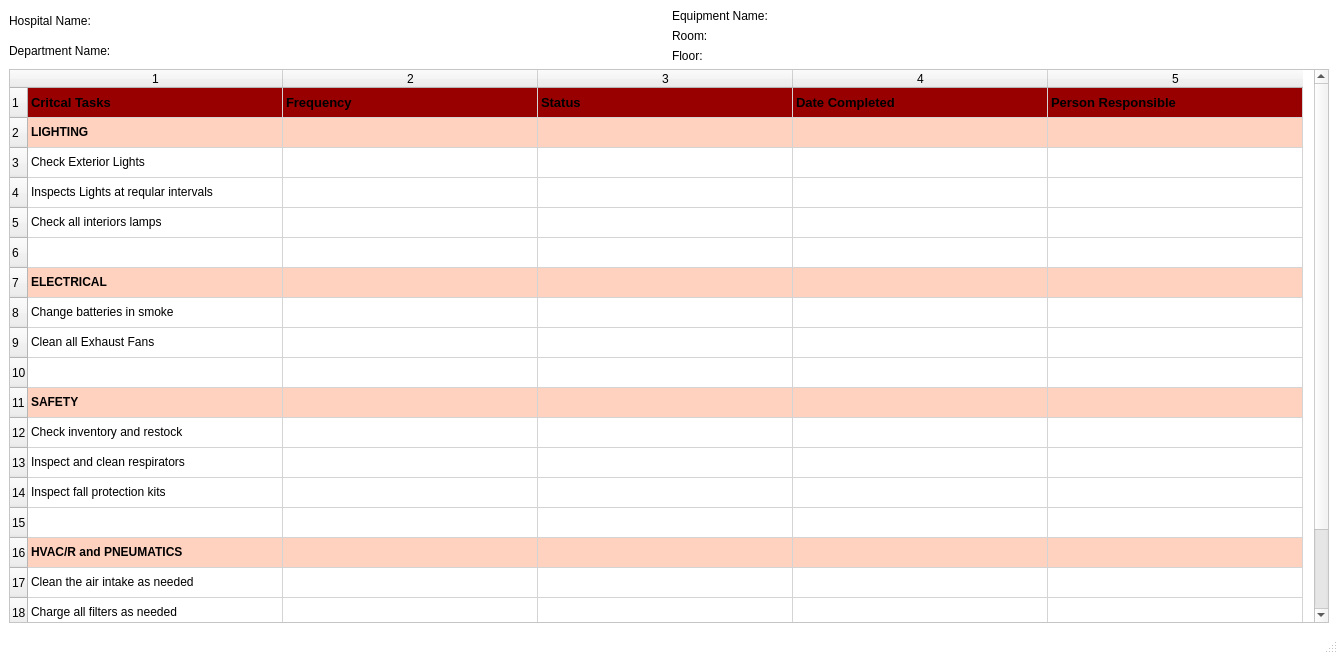
<?xml version="1.0" encoding="UTF-8"?>
<ui version="4.0">
 <class>MainWindow</class>
 <widget class="QMainWindow" name="MainWindow">
  <property name="geometry">
   <rect>
    <x>0</x>
    <y>0</y>
    <width>1338</width>
    <height>654</height>
   </rect>
  </property>
  <property name="palette">
   <palette>
    <active>
     <colorrole role="Base">
      <brush brushstyle="SolidPattern">
       <color alpha="255">
        <red>255</red>
        <green>255</green>
        <blue>255</blue>
       </color>
      </brush>
     </colorrole>
     <colorrole role="Window">
      <brush brushstyle="SolidPattern">
       <color alpha="255">
        <red>255</red>
        <green>255</green>
        <blue>255</blue>
       </color>
      </brush>
     </colorrole>
    </active>
    <inactive>
     <colorrole role="Base">
      <brush brushstyle="SolidPattern">
       <color alpha="255">
        <red>255</red>
        <green>255</green>
        <blue>255</blue>
       </color>
      </brush>
     </colorrole>
     <colorrole role="Window">
      <brush brushstyle="SolidPattern">
       <color alpha="255">
        <red>255</red>
        <green>255</green>
        <blue>255</blue>
       </color>
      </brush>
     </colorrole>
    </inactive>
    <disabled>
     <colorrole role="Base">
      <brush brushstyle="SolidPattern">
       <color alpha="255">
        <red>255</red>
        <green>255</green>
        <blue>255</blue>
       </color>
      </brush>
     </colorrole>
     <colorrole role="Window">
      <brush brushstyle="SolidPattern">
       <color alpha="255">
        <red>255</red>
        <green>255</green>
        <blue>255</blue>
       </color>
      </brush>
     </colorrole>
    </disabled>
   </palette>
  </property>
  <property name="windowTitle">
   <string>PPM</string>
  </property>
  <widget class="QWidget" name="centralwidget">
   <layout class="QVBoxLayout" name="verticalLayout_4">
    <item>
     <layout class="QHBoxLayout" name="horizontalLayout">
      <item>
       <layout class="QVBoxLayout" name="verticalLayout">
        <item>
         <layout class="QHBoxLayout" name="horizontalLayout_3">
          <item>
           <widget class="QLabel" name="label">
            <property name="sizePolicy">
             <sizepolicy hsizetype="Fixed" vsizetype="Preferred">
              <horstretch>0</horstretch>
              <verstretch>0</verstretch>
             </sizepolicy>
            </property>
            <property name="text">
             <string>Hospital Name:</string>
            </property>
           </widget>
          </item>
          <item>
           <widget class="QLabel" name="hospital">
            <property name="text">
             <string/>
            </property>
           </widget>
          </item>
         </layout>
        </item>
        <item>
         <layout class="QHBoxLayout" name="horizontalLayout_6">
          <item>
           <widget class="QLabel" name="label_6">
            <property name="sizePolicy">
             <sizepolicy hsizetype="Fixed" vsizetype="Fixed">
              <horstretch>0</horstretch>
              <verstretch>0</verstretch>
             </sizepolicy>
            </property>
            <property name="text">
             <string>Department Name: </string>
            </property>
           </widget>
          </item>
          <item>
           <widget class="QLabel" name="department">
            <property name="text">
             <string/>
            </property>
           </widget>
          </item>
         </layout>
        </item>
       </layout>
      </item>
      <item>
       <layout class="QVBoxLayout" name="verticalLayout_2">
        <item>
         <layout class="QHBoxLayout" name="horizontalLayout_7">
          <item>
           <widget class="QLabel" name="label_7">
            <property name="sizePolicy">
             <sizepolicy hsizetype="Fixed" vsizetype="Fixed">
              <horstretch>0</horstretch>
              <verstretch>0</verstretch>
             </sizepolicy>
            </property>
            <property name="text">
             <string>Equipment Name:</string>
            </property>
           </widget>
          </item>
          <item>
           <widget class="QLabel" name="equipment">
            <property name="text">
             <string/>
            </property>
           </widget>
          </item>
         </layout>
        </item>
        <item>
         <layout class="QHBoxLayout" name="horizontalLayout_11">
          <item>
           <widget class="QLabel" name="label_11">
            <property name="sizePolicy">
             <sizepolicy hsizetype="Fixed" vsizetype="Fixed">
              <horstretch>0</horstretch>
              <verstretch>0</verstretch>
             </sizepolicy>
            </property>
            <property name="text">
             <string>Room: </string>
            </property>
           </widget>
          </item>
          <item>
           <widget class="QLabel" name="room">
            <property name="text">
             <string/>
            </property>
           </widget>
          </item>
         </layout>
        </item>
        <item>
         <layout class="QHBoxLayout" name="horizontalLayout_8">
          <item>
           <widget class="QLabel" name="label_8">
            <property name="sizePolicy">
             <sizepolicy hsizetype="Fixed" vsizetype="Fixed">
              <horstretch>0</horstretch>
              <verstretch>0</verstretch>
             </sizepolicy>
            </property>
            <property name="text">
             <string>Floor: </string>
            </property>
           </widget>
          </item>
          <item>
           <widget class="QLabel" name="floor">
            <property name="text">
             <string/>
            </property>
           </widget>
          </item>
         </layout>
        </item>
       </layout>
      </item>
     </layout>
    </item>
    <item>
     <layout class="QVBoxLayout" name="verticalLayout_3">
      <item>
       <layout class="QHBoxLayout" name="horizontalLayout_2"/>
      </item>
      <item>
       <widget class="QTableWidget" name="tableWidget">
        <property name="palette">
         <palette>
          <active>
           <colorrole role="Highlight">
            <brush brushstyle="SolidPattern">
             <color alpha="255">
              <red>255</red>
              <green>210</green>
              <blue>192</blue>
             </color>
            </brush>
           </colorrole>
           <colorrole role="HighlightedText">
            <brush brushstyle="SolidPattern">
             <color alpha="255">
              <red>0</red>
              <green>0</green>
              <blue>0</blue>
             </color>
            </brush>
           </colorrole>
          </active>
          <inactive>
           <colorrole role="Highlight">
            <brush brushstyle="SolidPattern">
             <color alpha="255">
              <red>255</red>
              <green>210</green>
              <blue>192</blue>
             </color>
            </brush>
           </colorrole>
           <colorrole role="HighlightedText">
            <brush brushstyle="SolidPattern">
             <color alpha="255">
              <red>0</red>
              <green>0</green>
              <blue>0</blue>
             </color>
            </brush>
           </colorrole>
          </inactive>
          <disabled>
           <colorrole role="Highlight">
            <brush brushstyle="SolidPattern">
             <color alpha="255">
              <red>0</red>
              <green>120</green>
              <blue>215</blue>
             </color>
            </brush>
           </colorrole>
           <colorrole role="HighlightedText">
            <brush brushstyle="SolidPattern">
             <color alpha="255">
              <red>0</red>
              <green>0</green>
              <blue>0</blue>
             </color>
            </brush>
           </colorrole>
          </disabled>
         </palette>
        </property>
        <property name="rowCount">
         <number>20</number>
        </property>
        <property name="columnCount">
         <number>5</number>
        </property>
        <attribute name="horizontalHeaderDefaultSectionSize">
         <number>255</number>
        </attribute>
        <row/>
        <row/>
        <row/>
        <row/>
        <row/>
        <row/>
        <row/>
        <row/>
        <row/>
        <row/>
        <row/>
        <row/>
        <row/>
        <row/>
        <row/>
        <row/>
        <row/>
        <row/>
        <row/>
        <row/>
        <column/>
        <column/>
        <column/>
        <column/>
        <column/>
        <item row="0" column="0">
         <property name="text">
          <string>Critcal Tasks</string>
         </property>
         <property name="font">
          <font>
           <pointsize>10</pointsize>
           <weight>75</weight>
           <bold>true</bold>
          </font>
         </property>
         <property name="background">
          <brush brushstyle="SolidPattern">
           <color alpha="255">
            <red>152</red>
            <green>0</green>
            <blue>0</blue>
           </color>
          </brush>
         </property>
         <property name="foreground">
          <brush brushstyle="NoBrush">
           <color alpha="255">
            <red>255</red>
            <green>255</green>
            <blue>255</blue>
           </color>
          </brush>
         </property>
        </item>
        <item row="0" column="1">
         <property name="text">
          <string>Frequency</string>
         </property>
         <property name="font">
          <font>
           <pointsize>10</pointsize>
           <weight>75</weight>
           <bold>true</bold>
          </font>
         </property>
         <property name="background">
          <brush brushstyle="SolidPattern">
           <color alpha="255">
            <red>152</red>
            <green>0</green>
            <blue>0</blue>
           </color>
          </brush>
         </property>
         <property name="foreground">
          <brush brushstyle="NoBrush">
           <color alpha="255">
            <red>255</red>
            <green>255</green>
            <blue>255</blue>
           </color>
          </brush>
         </property>
        </item>
        <item row="0" column="2">
         <property name="text">
          <string>Status</string>
         </property>
         <property name="font">
          <font>
           <pointsize>10</pointsize>
           <weight>75</weight>
           <bold>true</bold>
          </font>
         </property>
         <property name="background">
          <brush brushstyle="SolidPattern">
           <color alpha="255">
            <red>152</red>
            <green>0</green>
            <blue>0</blue>
           </color>
          </brush>
         </property>
         <property name="foreground">
          <brush brushstyle="NoBrush">
           <color alpha="255">
            <red>255</red>
            <green>255</green>
            <blue>255</blue>
           </color>
          </brush>
         </property>
        </item>
        <item row="0" column="3">
         <property name="text">
          <string>Date Completed</string>
         </property>
         <property name="font">
          <font>
           <pointsize>10</pointsize>
           <weight>75</weight>
           <bold>true</bold>
          </font>
         </property>
         <property name="background">
          <brush brushstyle="SolidPattern">
           <color alpha="255">
            <red>152</red>
            <green>0</green>
            <blue>0</blue>
           </color>
          </brush>
         </property>
         <property name="foreground">
          <brush brushstyle="NoBrush">
           <color alpha="255">
            <red>255</red>
            <green>255</green>
            <blue>255</blue>
           </color>
          </brush>
         </property>
        </item>
        <item row="0" column="4">
         <property name="text">
          <string>Person Responsible</string>
         </property>
         <property name="font">
          <font>
           <pointsize>10</pointsize>
           <weight>75</weight>
           <bold>true</bold>
          </font>
         </property>
         <property name="background">
          <brush brushstyle="SolidPattern">
           <color alpha="255">
            <red>152</red>
            <green>0</green>
            <blue>0</blue>
           </color>
          </brush>
         </property>
         <property name="foreground">
          <brush brushstyle="NoBrush">
           <color alpha="255">
            <red>255</red>
            <green>255</green>
            <blue>255</blue>
           </color>
          </brush>
         </property>
        </item>
        <item row="1" column="0">
         <property name="text">
          <string>LIGHTING</string>
         </property>
         <property name="font">
          <font>
           <weight>75</weight>
           <bold>true</bold>
          </font>
         </property>
         <property name="background">
          <brush brushstyle="SolidPattern">
           <color alpha="255">
            <red>255</red>
            <green>210</green>
            <blue>192</blue>
           </color>
          </brush>
         </property>
        </item>
        <item row="1" column="1">
         <property name="text">
          <string/>
         </property>
         <property name="background">
          <brush brushstyle="SolidPattern">
           <color alpha="255">
            <red>255</red>
            <green>210</green>
            <blue>192</blue>
           </color>
          </brush>
         </property>
        </item>
        <item row="1" column="2">
         <property name="text">
          <string/>
         </property>
         <property name="background">
          <brush brushstyle="SolidPattern">
           <color alpha="255">
            <red>255</red>
            <green>210</green>
            <blue>192</blue>
           </color>
          </brush>
         </property>
        </item>
        <item row="1" column="3">
         <property name="text">
          <string/>
         </property>
         <property name="background">
          <brush brushstyle="SolidPattern">
           <color alpha="255">
            <red>255</red>
            <green>210</green>
            <blue>192</blue>
           </color>
          </brush>
         </property>
        </item>
        <item row="1" column="4">
         <property name="text">
          <string/>
         </property>
         <property name="background">
          <brush brushstyle="SolidPattern">
           <color alpha="255">
            <red>255</red>
            <green>210</green>
            <blue>192</blue>
           </color>
          </brush>
         </property>
        </item>
        <item row="2" column="0">
         <property name="text">
          <string>Check Exterior Lights</string>
         </property>
        </item>
        <item row="2" column="1">
         <property name="text">
          <string/>
         </property>
        </item>
        <item row="2" column="2">
         <property name="text">
          <string/>
         </property>
        </item>
        <item row="2" column="3">
         <property name="text">
          <string/>
         </property>
        </item>
        <item row="2" column="4">
         <property name="text">
          <string/>
         </property>
        </item>
        <item row="3" column="0">
         <property name="text">
          <string>Inspects Lights at reqular intervals</string>
         </property>
        </item>
        <item row="3" column="1">
         <property name="text">
          <string/>
         </property>
        </item>
        <item row="3" column="2">
         <property name="text">
          <string/>
         </property>
        </item>
        <item row="3" column="3">
         <property name="text">
          <string/>
         </property>
        </item>
        <item row="3" column="4">
         <property name="text">
          <string/>
         </property>
        </item>
        <item row="4" column="0">
         <property name="text">
          <string>Check all interiors lamps</string>
         </property>
        </item>
        <item row="4" column="1">
         <property name="text">
          <string/>
         </property>
        </item>
        <item row="4" column="2">
         <property name="text">
          <string/>
         </property>
        </item>
        <item row="4" column="3">
         <property name="text">
          <string/>
         </property>
        </item>
        <item row="4" column="4">
         <property name="text">
          <string/>
         </property>
        </item>
        <item row="6" column="0">
         <property name="text">
          <string>ELECTRICAL</string>
         </property>
         <property name="font">
          <font>
           <weight>75</weight>
           <bold>true</bold>
          </font>
         </property>
         <property name="background">
          <brush brushstyle="SolidPattern">
           <color alpha="255">
            <red>255</red>
            <green>210</green>
            <blue>192</blue>
           </color>
          </brush>
         </property>
        </item>
        <item row="6" column="1">
         <property name="text">
          <string/>
         </property>
         <property name="background">
          <brush brushstyle="SolidPattern">
           <color alpha="255">
            <red>255</red>
            <green>210</green>
            <blue>192</blue>
           </color>
          </brush>
         </property>
        </item>
        <item row="6" column="2">
         <property name="text">
          <string/>
         </property>
         <property name="background">
          <brush brushstyle="SolidPattern">
           <color alpha="255">
            <red>255</red>
            <green>210</green>
            <blue>192</blue>
           </color>
          </brush>
         </property>
        </item>
        <item row="6" column="3">
         <property name="text">
          <string/>
         </property>
         <property name="background">
          <brush brushstyle="SolidPattern">
           <color alpha="255">
            <red>255</red>
            <green>210</green>
            <blue>192</blue>
           </color>
          </brush>
         </property>
        </item>
        <item row="6" column="4">
         <property name="text">
          <string/>
         </property>
         <property name="background">
          <brush brushstyle="SolidPattern">
           <color alpha="255">
            <red>255</red>
            <green>210</green>
            <blue>192</blue>
           </color>
          </brush>
         </property>
        </item>
        <item row="7" column="0">
         <property name="text">
          <string>Change batteries in smoke</string>
         </property>
        </item>
        <item row="8" column="0">
         <property name="text">
          <string>Clean all Exhaust Fans</string>
         </property>
        </item>
        <item row="10" column="0">
         <property name="text">
          <string>SAFETY</string>
         </property>
         <property name="font">
          <font>
           <weight>75</weight>
           <bold>true</bold>
          </font>
         </property>
         <property name="background">
          <brush brushstyle="SolidPattern">
           <color alpha="255">
            <red>255</red>
            <green>210</green>
            <blue>192</blue>
           </color>
          </brush>
         </property>
        </item>
        <item row="10" column="1">
         <property name="text">
          <string/>
         </property>
         <property name="background">
          <brush brushstyle="SolidPattern">
           <color alpha="255">
            <red>255</red>
            <green>210</green>
            <blue>192</blue>
           </color>
          </brush>
         </property>
        </item>
        <item row="10" column="2">
         <property name="text">
          <string/>
         </property>
         <property name="background">
          <brush brushstyle="SolidPattern">
           <color alpha="255">
            <red>255</red>
            <green>210</green>
            <blue>192</blue>
           </color>
          </brush>
         </property>
        </item>
        <item row="10" column="3">
         <property name="text">
          <string/>
         </property>
         <property name="background">
          <brush brushstyle="SolidPattern">
           <color alpha="255">
            <red>255</red>
            <green>210</green>
            <blue>192</blue>
           </color>
          </brush>
         </property>
        </item>
        <item row="10" column="4">
         <property name="text">
          <string/>
         </property>
         <property name="background">
          <brush brushstyle="SolidPattern">
           <color alpha="255">
            <red>255</red>
            <green>210</green>
            <blue>192</blue>
           </color>
          </brush>
         </property>
        </item>
        <item row="11" column="0">
         <property name="text">
          <string>Check inventory and restock</string>
         </property>
        </item>
        <item row="12" column="0">
         <property name="text">
          <string>Inspect and clean respirators</string>
         </property>
        </item>
        <item row="13" column="0">
         <property name="text">
          <string>Inspect fall protection kits</string>
         </property>
        </item>
        <item row="15" column="0">
         <property name="text">
          <string>HVAC/R and PNEUMATICS</string>
         </property>
         <property name="font">
          <font>
           <weight>75</weight>
           <bold>true</bold>
          </font>
         </property>
         <property name="background">
          <brush brushstyle="SolidPattern">
           <color alpha="255">
            <red>255</red>
            <green>210</green>
            <blue>192</blue>
           </color>
          </brush>
         </property>
        </item>
        <item row="15" column="1">
         <property name="text">
          <string/>
         </property>
         <property name="background">
          <brush brushstyle="SolidPattern">
           <color alpha="255">
            <red>255</red>
            <green>210</green>
            <blue>192</blue>
           </color>
          </brush>
         </property>
        </item>
        <item row="15" column="2">
         <property name="text">
          <string/>
         </property>
         <property name="background">
          <brush brushstyle="SolidPattern">
           <color alpha="255">
            <red>255</red>
            <green>210</green>
            <blue>192</blue>
           </color>
          </brush>
         </property>
        </item>
        <item row="15" column="3">
         <property name="text">
          <string/>
         </property>
         <property name="background">
          <brush brushstyle="SolidPattern">
           <color alpha="255">
            <red>255</red>
            <green>210</green>
            <blue>192</blue>
           </color>
          </brush>
         </property>
        </item>
        <item row="15" column="4">
         <property name="text">
          <string/>
         </property>
         <property name="background">
          <brush brushstyle="SolidPattern">
           <color alpha="255">
            <red>255</red>
            <green>210</green>
            <blue>192</blue>
           </color>
          </brush>
         </property>
        </item>
        <item row="16" column="0">
         <property name="text">
          <string>Clean the air intake as needed</string>
         </property>
        </item>
        <item row="17" column="0">
         <property name="text">
          <string>Charge all filters as needed</string>
         </property>
        </item>
        <item row="18" column="0">
         <property name="text">
          <string>Check blower motors</string>
         </property>
        </item>
        <item row="19" column="0">
         <property name="text">
          <string>Check flexible duct connectors</string>
         </property>
        </item>
       </widget>
      </item>
     </layout>
    </item>
   </layout>
  </widget>
  <widget class="QMenuBar" name="menubar">
   <property name="geometry">
    <rect>
     <x>0</x>
     <y>0</y>
     <width>1338</width>
     <height>22</height>
    </rect>
   </property>
  </widget>
  <widget class="QStatusBar" name="statusbar"/>
 </widget>
 <resources/>
 <connections/>
</ui>
